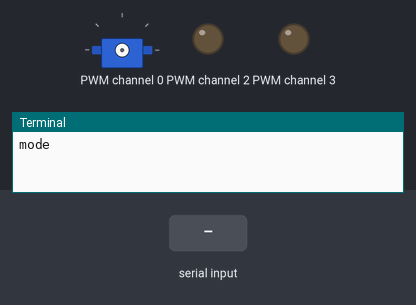
Simulated run of this program. Board: Raspberry Pi (BCM pin numbers). Shown: servo, output pins drawn as LEDs (lit = HIGH), the last lines printed to the terminal. The test bench sets the inputs (shaded band). Servo angles are drawn from the pulse width (0.5 ms = 0°, 2.5 ms = 180°).

Above: at 1.2 s.
1.3 s: "l" typed at the terminal, then Enter
2.8 s: "5" typed at the terminal, then Enter
4.3 s: "r" typed at the terminal, then Enter
5.8 s: "90" typed at the terminal, then Enter
At 7.0 s:
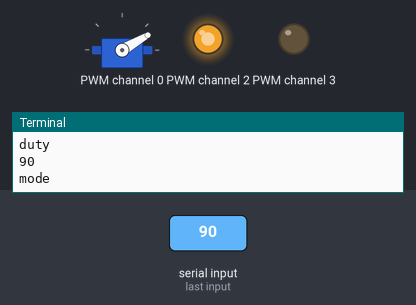
7.3 s: "g" typed at the terminal, then Enter
8.8 s: "200" typed at the terminal, then Enter
At 9.3 s:
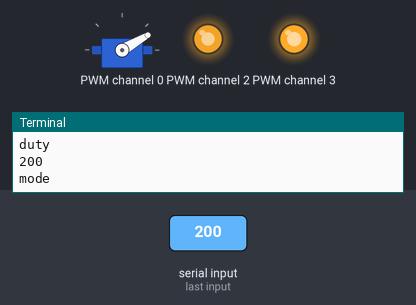
Timing chart, 0 to 11.3 s (numbered marks = the images above; inputs shaded):
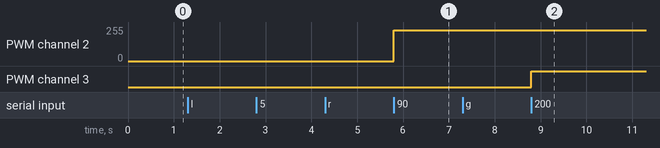

The program:

i2c_pca9685.py
```python
import RPi.GPIO as GPIO
from time import sleep
from board import SCL, SDA
import busio
from adafruit_pca9685 import PCA9685

i2c = busio.I2C(SCL, SDA)
pca = PCA9685(i2c)
pca.frequency = 60
LED = 0
R = 2
G = 3
B = 4
Servo = 8

def set_duty(c, duty):
	pul = duty * 16 *4096 // 100
	pca.channels[c].duty_cycle = pul


while True:
	m = input('mode')
	d = int(input('duty'))
	if m == 'l':
		set_duty(LED , d) # on LED
	elif m == 'r':
		set_duty(R, d)
	elif m == 'g':
		set_duty(G, d)
	elif m == 'b':
		set_duty(B, d)
	elif m == 's': # servo
		set_duty(Servo, d)
	elif m == 'q': # rgb and led quit
		break

set_duty(LED, 0)
set_duty(R, 0)
set_duty(G, 0)
set_duty(B, 0)
GPIO.cleanup()
```

Measured:
- after the input at 5.8 s, PWM channel 2: 0/255 → 230/255 at once
- after the input at 8.8 s, PWM channel 3: LOW → HIGH at once
